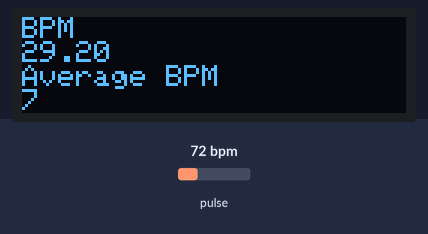
Recording of a sketch running on a simulated Arduino Uno, built with avr-gcc and run on an emulated ATmega328P. On the bench: 128×32 one-colour display. The test bench sets the inputs (shaded band); at power-on: pulse 72 bpm. The display library's start-up logo is not drawn; what the sketch prints to the serial monitor is not drawn.

Above: at 2.1 s.
At 3.2 s:
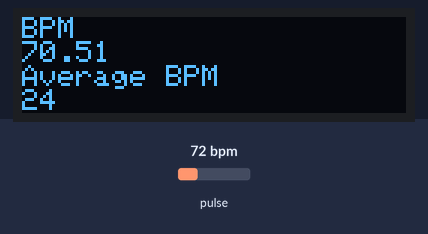
3.3 s: pulse set to 130 bpm
At 3.65 s:
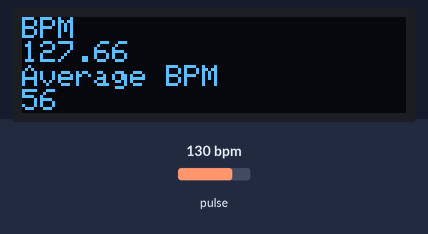
5.3 s: pulse set to 158 bpm
At 7.5 s:
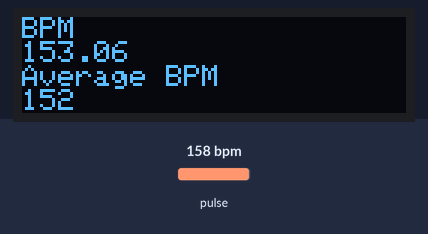
7.6 s: pulse set to 42 bpm
At 9.8 s:
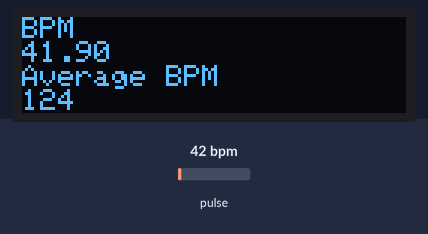
Timing chart, 0 to 11.3 s (numbered marks = the images above; inputs shaded):
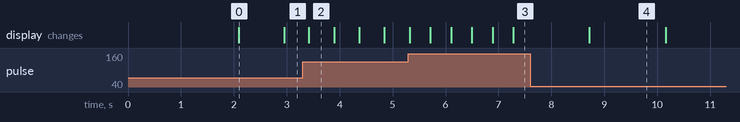

The sketch:

HeartRate_modified_BPM_AvgBPM.ino
```cpp
/*
  Optical Heart Rate Detection (PBA Algorithm) using the MAX30105 Breakout
  By: Nathan Seidle @ SparkFun Electronics
  Date: October 2nd, 2016
  https://github.com/sparkfun/MAX30105_Breakout

  This is a demo to show the reading of heart rate or beats per minute (BPM) using
  a Penpheral Beat Amplitude (PBA) algorithm.

  It is best to attach the sensor to your finger using a rubber band or other tightening
  device. Humans are generally bad at applying constant pressure to a thing. When you
  press your finger against the sensor it varies enough to cause the blood in your
  finger to flow differently which causes the sensor readings to go wonky.

  Hardware Connections (Breakoutboard to Arduino):
  -5V = 5V (3.3V is allowed)
  -GND = GND
  -SDA = A4 (or SDA)
  -SCL = A5 (or SCL)
  -INT = Not connected

  The MAX30105 Breakout can handle 5V or 3.3V I2C logic. We recommend powering the board with 5V
  but it will also run at 3.3V.
*/

#include <Wire.h>
#include "MAX30105.h"

#include "heartRate.h"

#include <SPI.h>
#include <Wire.h>
#include <Adafruit_GFX.h>
#include <Adafruit_SSD1306.h>

#define SCREEN_WIDTH 128 // OLED display width, in pixels
#define SCREEN_HEIGHT 32 // OLED display height, in pixels

// Declaration for an SSD1306 display connected to I2C (SDA, SCL pins)
// The pins for I2C are defined by the Wire-library.
// On an arduino UNO:       A4(SDA), A5(SCL)
// On an arduino MEGA 2560: 20(SDA), 21(SCL)
// On an arduino LEONARDO:   2(SDA),  3(SCL), ...
#define OLED_RESET     4 // Reset pin # (or -1 if sharing Arduino reset pin)
#define SCREEN_ADDRESS 0x3C ///< See datasheet for Address; 0x3D for 128x64, 0x3C for 128x32
Adafruit_SSD1306 display(SCREEN_WIDTH, SCREEN_HEIGHT, &Wire, OLED_RESET);

#define LOGO_HEIGHT   16
#define LOGO_WIDTH    16

MAX30105 particleSensor;

const byte RATE_SIZE = 4; //Increase this for more averaging. 4 is good.
byte rates[RATE_SIZE]; //Array of heart rates
byte rateSpot = 0;
long lastBeat = 0; //Time at which the last beat occurred

float beatsPerMinute;
int beatAvg;
static const unsigned char PROGMEM logo_bmp[] =
{ 0b00000000, 0b11000000,
  0b00000001, 0b11000000,
  0b00000001, 0b11000000,
  0b00000011, 0b11100000,
  0b11110011, 0b11100000,
  0b11111110, 0b11111000,
  0b01111110, 0b11111111,
  0b00110011, 0b10011111,
  0b00011111, 0b11111100,
  0b00001101, 0b01110000,
  0b00011011, 0b10100000,
  0b00111111, 0b11100000,
  0b00111111, 0b11110000,
  0b01111100, 0b11110000,
  0b01110000, 0b01110000,
  0b00000000, 0b00110000 };


void setup()
{
  Serial.begin(9600);

  // SSD1306_SWITCHCAPVCC = generate display voltage from 3.3V internally
  if(!display.begin(SSD1306_SWITCHCAPVCC, SCREEN_ADDRESS)) {
    Serial.println(F("SSD1306 allocation failed"));
    for(;;); // Don't proceed, loop forever
  }

  // Show initial display buffer contents on the screen --
  // the library initializes this with an Adafruit splash screen.
  display.display();
  delay(2000); // Pause for 2 seconds

  // Clear the buffer
  display.clearDisplay();

  Serial.begin(115200);
  Serial.println("Initializing...");

  // Initialize sensor
  if (!particleSensor.begin(Wire, I2C_SPEED_FAST)) //Use default I2C port, 400kHz speed
  {
    Serial.println("MAX30105 was not found. Please check wiring/power. ");
    while (1);
  }
  Serial.println("Place your index finger on the sensor with steady pressure.");

  particleSensor.setup(); //Configure sensor with default settings
  particleSensor.setPulseAmplitudeRed(0x0A); //Turn Red LED to low to indicate sensor is running
  particleSensor.setPulseAmplitudeGreen(0); //Turn off Green LED
}

void loop()
{
  long irValue = particleSensor.getIR();

  if (checkForBeat(irValue) == true)
  {
    //We sensed a beat!
    long delta = millis() - lastBeat;
    lastBeat = millis();

    beatsPerMinute = 60 / (delta / 1000.0);

    if (beatsPerMinute < 255 && beatsPerMinute > 20)
    {
      rates[rateSpot++] = (byte)beatsPerMinute; //Store this reading in the array
      rateSpot %= RATE_SIZE; //Wrap variable

      //Take average of readings
      beatAvg = 0;
      for (byte x = 0 ; x < RATE_SIZE ; x++)
        beatAvg += rates[x];
      beatAvg /= RATE_SIZE;
    }

  }

  Serial.print("IR=");
  Serial.print(irValue);
  Serial.print(", BPM=");
  Serial.print(beatsPerMinute);
  Serial.print(", Avg BPM=");
  Serial.print(beatAvg);

  if (irValue < 50000)
    Serial.print(" No finger?");

  Serial.println();

  displaybpm();
}

void displaybpm(void) {
  display.display();
  display.clearDisplay();

  display.setTextSize(1);             // Normal 1:1 pixel scale
  display.setTextColor(SSD1306_WHITE);        // Draw white text
  display.setCursor(0,0);             // Start at top-left corner
  display.println(F("BPM"));


  display.setTextSize(1);             // Draw 2X-scale text
  display.setTextColor(SSD1306_WHITE);
  display.println(beatsPerMinute);


  display.setTextSize(1);             // Draw 2X-scale text
  display.setTextColor(SSD1306_WHITE);
  display.println(F("Average BPM"));

   display.setTextSize(1);             // Draw 2X-scale text
  display.setTextColor(SSD1306_WHITE);
  display.println(beatAvg);


}
```

Measured:
- what the display in image 0 shows lasts 0.8 s, from 2.1 s to 2.9 s
- what the display in image 2 shows lasts 0.5 s, from 3.4 s to 3.9 s
